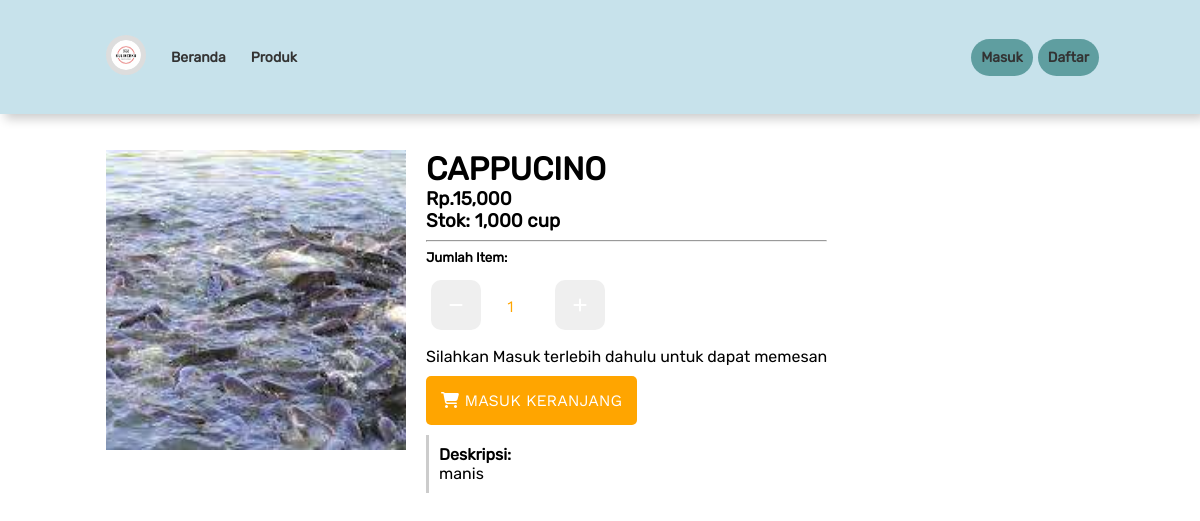
The app's page /produk.php?id=25 with its own data.
### tables this page shows
CREATE TABLE `produk` (
  `id_data` int(255) NOT NULL,
  `nama` varchar(255) NOT NULL,
  `kategori` int(255) NOT NULL,
  `deskripsi` text NOT NULL,
  `foto` varchar(255) NOT NULL,
  `harga` int(255) NOT NULL,
  `qty` int(255) NOT NULL,
  `satuan` varchar(255) NOT NULL
);

### backend/model/Querybuilder.php (called while the page is built, shortened)
<?php
require 'Database.php';
class Querybuilder
{
   private $tableName;
   function __construct($dbname)
   {
      $this->tableName = $dbname;
   }
   function select($clause)
   {
      $dbconf = new Database();
      $table = $this->tableName;
      $query = "SELECT * FROM $table WHERE $clause";
      $exe = mysqli_query($dbconf->connect(),$query);
      $data['rows'] = mysqli_num_rows($exe);
      $data['single'] = mysqli_fetch_array($exe);
      $data['result'] = $exe;
      return $data;
   }
}

### backend/model/Database.php (called while the page is built)
<?php
class Database
{
   function connect()
   {
      $username = 'root';
      $password = '';
      $host = 'localhost';
      $db = "dimmeplace";
      return mysqli_connect($host, $username, $password, $db);
   }
}

### produk.php (the view, shortened to what this page needs)
<?php
require 'backend/model/Querybuilder.php';
$sPrd = new Querybuilder("produk");
$id = $_GET['id'];
$prd = $sPrd->select("id_data = '$id'")['single'];
?>
   <!DOCTYPE Html>
   <html>
   <head>
      <link rel="stylesheet" href="assets/css/style.css"/>
   </head>
   <body style="padding:0;margin:0;box-sizing: border-box;font-family: 'Rubiks'">
   <?php
   include 'temps/navbar.php';
   ?>
   <form action="backend/to-cart.php" method="post">
      <div class="prd-wrapper">
         <div class="">
            <img src="image/<?= $prd['foto'] ?>" style="width:300px;height:300px;object-fit: cover">
         </div>
         <div class="">
            <h1 style="text-transform: uppercase"><?= $prd['nama'] ?></h1>
            <h3>Rp.<?= number_format($prd['harga']) ?></h3>
            <h3>Stok: <?= number_format($prd['qty']) ?> <?= $prd['satuan'] ?></h3>
            <hr>
            <h5 style="margin:0;padding:0;">Jumlah Item:</h5>
            <div class="controlwrap">
               <button id="btnMin" type="button" class="itemcontrol"><i class="fas fa-minus"></i></button>
               <input name="qty" value="1" id="inpValue" style="text-align: center;color:orange;" type="number" class="itemcontrol">
               <button id="btnPlus" type="button" class="itemcontrol"><i class="fas fa-plus"></i></button>
            </div>
            <?php
            if(!empty($_SESSION['user']))
            {
               ?>
               <button style="padding:15px;border-radius:5px;background: orange;border:none;color:#fff;" type="submit"><i class="fas fa-shopping-cart"></i> Masuk Keranjang</button>
               <?php
            }
            else{
               ?>
               <p style="padding:0;margin-bottom: 10px;">Silahkan Masuk terlebih dahulu untuk dapat memesan</p>
               <button type="button" class="gologin" style="padding:15px;border-radius:5px;background: orange;border:none;color:#fff;"><i class="fas fa-shopping-cart"></i> Masuk Keranjang</button>
               <?php
            }
            ?>
            <p style="border-left:3px solid #ccc;padding:10px;margin-top:10px;display: block;">
               <span><b>Deskripsi:</b><br></span>
               <?= $prd['deskripsi'] ?>
            </p>
         </div>
      </div>
   </form>
   </body>
</html>

### assets/css/style.css (style rules this page uses)
input,button { font-family: "Primary"; }
button { cursor: pointer; font-size:16px; text-transform: uppercase; }
input { font-size:16px; }
body { font-family: "Second"; margin:0; padding:0; }
.product-wrapper > h4,h5,h3 { margin:0; }
.prd-wrapper { display: flex; width:100%; padding-top:140px; box-sizing: border-box; padding-left:8%; padding-right:8%; }
.prd-wrapper > div { padding:10px; }
.prd-wrapper > div > h1,p { padding:0; margin:0; }
.controlwrap { display: flex; flex-flow: row; justify-content: flex-start; align-items: flex-start; margin-top:15px; margin-bottom: 15px; }
.itemcontrol { margin-left:5px; margin-right: 5px; width:50px; height:50px; border:none; color:#fff; border-radius:10px; -webkit-appearance: textfield; -moz-appearance: textfield; }
.sect-heading > h1,p { margin:0; padding:10px; }
.order-item > h4,h5 { margin:0; padding:5px; }

### records on screen
produk: foto (picture), nama "CAPPUCINO", harga "15,000", qty "1,000", satuan "cup", deskripsi "manis"
